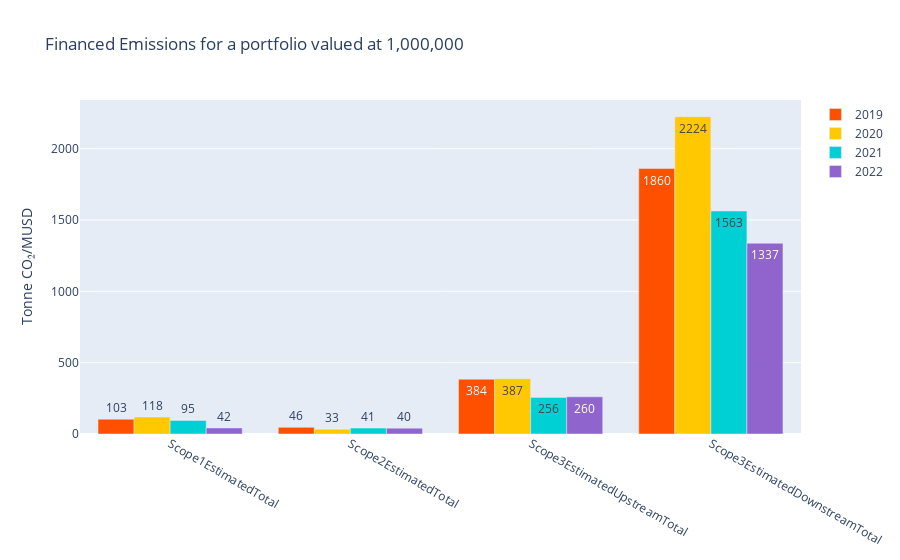

Here is the notebook cell this chart was saved with:
### Code cell
# chart it in a bar graph
plotData = []
idx = 0
for yr in years:
    plotData.append(go.Bar(x = measures, name = str(yr),  y = feData[idx],  text = [int(x) for x in feData[idx]], marker_color=lsegColors[idx]))
    idx = idx + 1

layout = go.Layout(barmode = 'group')
fig = go.Figure(data = plotData, layout = layout)
fig.update_layout(title_text=f"Financed Emissions for a portfolio valued at {PortfolioAmountInvested:,}", yaxis=dict(title='Tonne CO₂/MUSD'))
fig.show()

### Figure 1 — Plotly figure (JSON) as saved in the notebook; plotly's stock layout.template omitted (floating-point values rounded to 4 significant figures)
{"data": [{"marker": {"color": "#FF5000"}, "name": "2019", "text": ["103", "46", "384", "1860"], "type": "bar", "x": ["Scope1EstimatedTotal", "Scope2EstimatedTotal", "Scope3EstimatedUpstreamTotal", "Scope3EstimatedDownstreamTotal"], "y": [104.0, 46.71, 384.2, 1861.0]}, {"marker": {"color": "#FFC800"}, "name": "2020", "text": ["118", "33", "387", "2224"], "type": "bar", "x": ["Scope1EstimatedTotal", "Scope2EstimatedTotal", "Scope3EstimatedUpstreamTotal", "Scope3EstimatedDownstreamTotal"], "y": [119.0, 33.58, 388.0, 2224.0]}, {"marker": {"color": "#00D0D4"}, "name": "2021", "text": ["95", "41", "256", "1563"], "type": "bar", "x": ["Scope1EstimatedTotal", "Scope2EstimatedTotal", "Scope3EstimatedUpstreamTotal", "Scope3EstimatedDownstreamTotal"], "y": [95.19, 41.24, 256.6, 1563.0]}, {"marker": {"color": "#9064CD"}, "name": "2022", "text": ["42", "40", "260", "1337"], "type": "bar", "x": ["Scope1EstimatedTotal", "Scope2EstimatedTotal", "Scope3EstimatedUpstreamTotal", "Scope3EstimatedDownstreamTotal"], "y": [42.72, 40.87, 260.8, 1337.0]}], "layout": {"barmode": "group", "title": {"text": "Financed Emissions for a portfolio valued at 1,000,000"}, "yaxis": {"title": {"text": "Tonne CO₂/MUSD"}}}}
